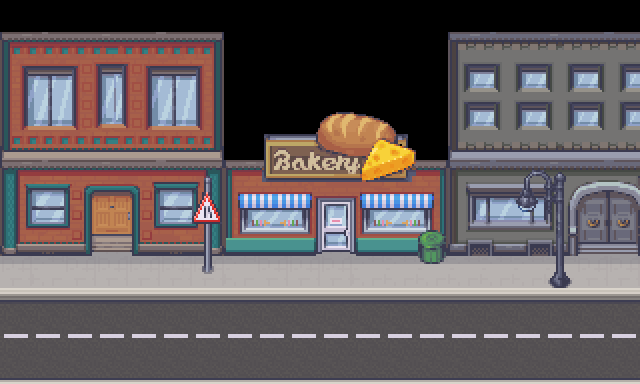

This game map was drawn from its Tiled (.tmx) file and the tilesets committed beside it. A one-line description and the trimmed map source follow:
An orthogonal 20x12 tile map with 32x32 px tiles, 4 tile layers (Background, Terrain, Buildings, CityProps), 3 tilesets.

<map version="1.10" tiledversion="1.10.2" orientation="orthogonal" renderorder="right-down" width="20" height="12" tilewidth="32" tileheight="32" infinite="0" nextlayerid="7" nextobjectid="1">
 <tileset firstgid="1" source="2_City_Terrains_32x32.tsx" />
 <tileset firstgid="4308" source="3_City_Props_32x32.tsx" />
 <tileset firstgid="7828" source="5_Floor_Modular_Buildings_32x32.tsx" />
 <layer id="3" name="Background" width="20" height="12">
  <data>[240 cells, 0 non-empty, 0 distinct tile ids]</data>
 </layer>
 <layer id="4" name="Terrain" width="20" height="12">
  <data>[240 cells, 140 non-empty, 6 distinct tile ids]</data>
 </layer>
 <layer id="5" name="Buildings" width="20" height="12">
  <data>[240 cells, 133 non-empty, 114 distinct tile ids]</data>
 </layer>
 <layer id="6" name="CityProps" width="20" height="12">
  <data>[240 cells, 25 non-empty, 25 distinct tile ids]</data>
 </layer>
</map>
